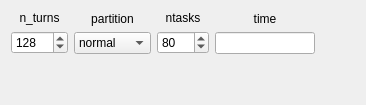
          <widget class="QWidget" name="tab_25">
           <attribute name="title">
            <string>Production</string>
           </attribute>
           <layout class="QVBoxLayout" name="verticalLayout_96">
            <item>
             <layout class="QHBoxLayout" name="horizontalLayout_48">
              <item>
               <layout class="QVBoxLayout" name="verticalLayout_111">
                <item>
                 <widget class="QLabel" name="label_134">
                  <property name="maximumSize">
                   <size>
                    <width>57</width>
                    <height>16777215</height>
                   </size>
                  </property>
                  <property name="text">
                   <string>n_turns</string>
                  </property>
                  <property name="alignment">
                   <set>Qt::AlignCenter</set>
                  </property>
                 </widget>
                </item>
                <item>
                 <widget class="QSpinBox" name="spinBox_n_turns_cmap_xy_prod">
                  <property name="maximumSize">
                   <size>
                    <width>57</width>
                    <height>16777215</height>
                   </size>
                  </property>
                  <property name="minimum">
                   <number>3</number>
                  </property>
                  <property name="maximum">
                   <number>10000</number>
                  </property>
                  <property name="value">
                   <number>128</number>
                  </property>
                 </widget>
                </item>
               </layout>
              </item>
              <item>
               <layout class="QVBoxLayout" name="verticalLayout_114">
                <item>
                 <widget class="QLabel" name="label_137">
                  <property name="text">
                   <string>partition</string>
                  </property>
                  <property name="alignment">
                   <set>Qt::AlignCenter</set>
                  </property>
                 </widget>
                </item>
                <item>
                 <widget class="QComboBox" name="comboBox_partition_cmap_xy_prod">
                  <item>
                   <property name="text">
                    <string>normal</string>
                   </property>
                  </item>
                  <item>
                   <property name="text">
                    <string>short</string>
                   </property>
                  </item>
                  <item>
                   <property name="text">
                    <string>debug</string>
                   </property>
                  </item>
                  <item>
                   <property name="text">
                    <string>long</string>
                   </property>
                  </item>
                  <item>
                   <property name="text">
                    <string>longlong</string>
                   </property>
                  </item>
                  <item>
                   <property name="text">
                    <string>low</string>
                   </property>
                  </item>
                  <item>
                   <property name="text">
                    <string>high</string>
                   </property>
                  </item>
                 </widget>
                </item>
               </layout>
              </item>
              <item>
               <layout class="QVBoxLayout" name="verticalLayout_115">
                <item>
                 <widget class="QLabel" name="label_138">
                  <property name="maximumSize">
                   <size>
                    <width>52</width>
                    <height>16777215</height>
                   </size>
                  </property>
                  <property name="text">
                   <string>ntasks</string>
                  </property>
                  <property name="alignment">
                   <set>Qt::AlignCenter</set>
                  </property>
                 </widget>
                </item>
                <item>
                 <widget class="QSpinBox" name="spinBox_ntasks_cmap_xy_prod">
                  <property name="maximumSize">
                   <size>
                    <width>52</width>
                    <height>16777215</height>
                   </size>
                  </property>
                  <property name="specialValueText">
                   <string/>
                  </property>
                  <property name="minimum">
                   <number>2</number>
                  </property>
                  <property name="maximum">
                   <number>1000</number>
                  </property>
                  <property name="singleStep">
                   <number>2</number>
                  </property>
                  <property name="value">
                   <number>80</number>
                  </property>
                 </widget>
                </item>
               </layout>
              </item>
              <item>
               <layout class="QVBoxLayout" name="verticalLayout_116">
                <item>
                 <widget class="QLabel" name="label_time_common_10">
                  <property name="maximumSize">
                   <size>
                    <width>100</width>
                    <height>16777215</height>
                   </size>
                  </property>
                  <property name="text">
                   <string>time</string>
                  </property>
                  <property name="alignment">
                   <set>Qt::AlignCenter</set>
                  </property>
                 </widget>
                </item>
                <item>
                 <widget class="QLineEdit" name="lineEdit_time_cmap_xy_prod">
                  <property name="maximumSize">
                   <size>
                    <width>100</width>
                    <height>16777215</height>
                   </size>
                  </property>
                 </widget>
                </item>
               </layout>
              </item>
              <item>
               <spacer name="horizontalSpacer_45">
                <property name="orientation">
                 <enum>Qt::Horizontal</enum>
                </property>
                <property name="sizeHint" stdset="0">
                 <size>
                  <width>40</width>
                  <height>20</height>
                 </size>
                </property>
               </spacer>
              </item>
             </layout>
            </item>
            <item>
             <spacer name="verticalSpacer_5">
              <property name="orientation">
               <enum>Qt::Vertical</enum>
              </property>
              <property name="sizeHint" stdset="0">
               <size>
                <width>20</width>
                <height>40</height>
               </size>
              </property>
             </spacer>
            </item>
           </layout>
          </widget>
